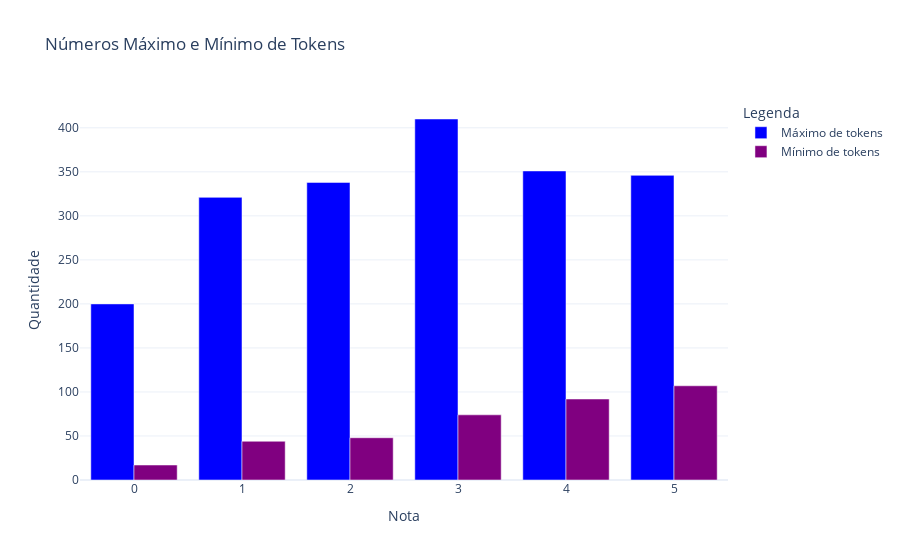

Notebook code cell kept with this figure:
### Code cell
import plotly.graph_objects as go

# Antes de criar a figura, arrumo as infos de colunas "extras" que desejo exibir no tooptip
customdata = df_chart[['qtde_media_tokens', 'desvpad_qtde_tokens']].values

# Create the figure
fig = go.Figure()

# Add the bars for min max tokens
fig.add_trace(go.Bar(
    x=df_chart['nota_real'], 
    y=df_chart['qtde_tokens_max'], 
    name='Máximo de tokens', 
    marker_color='blue',
    hovertemplate=(
        "Máximo de tokens: %{y}<br>" +
        "Número médio: %{customdata[0]:.2f}<br>" +
        "Desvio padrão: %{customdata[1]:.2f}<extra></extra>"     
    ),
    customdata=customdata
))

# Add the bars for min max types
fig.add_trace(go.Bar(
    x=df_chart['nota_real'], 
    y=df_chart['qtde_tokens_min'], 
    name='Mínimo de tokens', 
    marker_color='purple',
    hovertemplate=(
        "Mínimo de tokens: %{y}<br>" +
        "Número médio: %{customdata[0]:.2f}<br>" +
        "Desvio padrão: %{customdata[1]:.2f}<extra></extra>"       
    ),
    customdata=customdata

))

# Update layout for better visualization
fig.update_layout(
    title="Números Máximo e Mínimo de Tokens",
    xaxis_title="Nota",
    yaxis_title="Quantidade",
    barmode='group',  # Grouped bars
    legend_title="Legenda",
    template='plotly_white'
)

# Show the figure
fig.show()

### Figure 1 — Plotly figure (JSON) as saved in the notebook; plotly's stock layout.template omitted (floating-point values rounded to 4 significant figures)
{"data": [{"customdata": [[172.1, 40.96], [158.3, 44.61], [184.9, 41.78], [200.8, 45.77], [143.6, 46.68], [91.36, 53.34]], "hovertemplate": "Máximo de tokens: %{y}<br>Número médio: %{customdata[0]:.2f}<br>Desvio padrão: %{customdata[1]:.2f}<extra></extra>", "marker": {"color": "blue"}, "name": "Máximo de tokens", "type": "bar", "x": [3, 2, 4, 5, 1, 0], "y": [410, 338, 351, 346, 321, 200]}, {"customdata": [[172.1, 40.96], [158.3, 44.61], [184.9, 41.78], [200.8, 45.77], [143.6, 46.68], [91.36, 53.34]], "hovertemplate": "Mínimo de tokens: %{y}<br>Número médio: %{customdata[0]:.2f}<br>Desvio padrão: %{customdata[1]:.2f}<extra></extra>", "marker": {"color": "purple"}, "name": "Mínimo de tokens", "type": "bar", "x": [3, 2, 4, 5, 1, 0], "y": [74, 48, 92, 107, 44, 17]}], "layout": {"barmode": "group", "legend": {"title": {"text": "Legenda"}}, "title": {"text": "Números Máximo e Mínimo de Tokens"}, "xaxis": {"title": {"text": "Nota"}}, "yaxis": {"title": {"text": "Quantidade"}}}}
